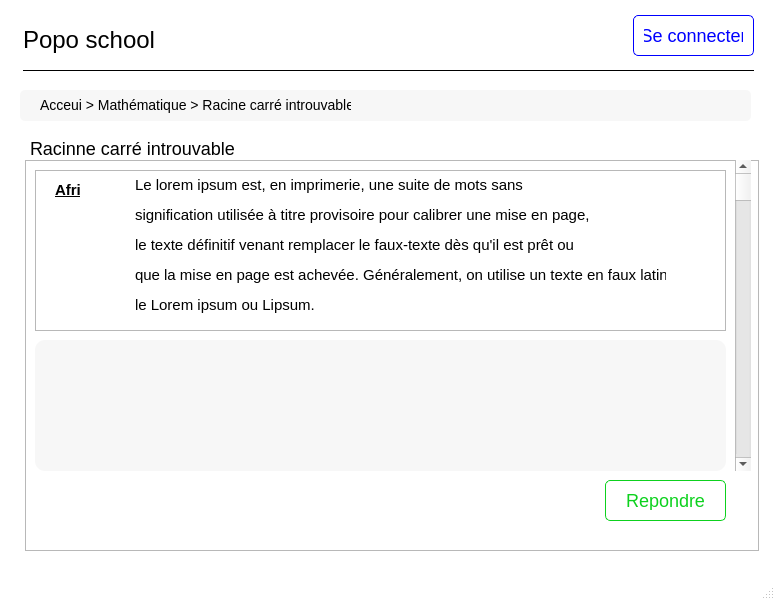
<?xml version="1.0" encoding="UTF-8"?>
<ui version="4.0">
 <class>MainWindow</class>
 <widget class="QMainWindow" name="MainWindow">
  <property name="geometry">
   <rect>
    <x>0</x>
    <y>0</y>
    <width>775</width>
    <height>600</height>
   </rect>
  </property>
  <property name="windowTitle">
   <string>MainWindow</string>
  </property>
  <property name="styleSheet">
   <string notr="true">QMainWindow {
background-color: white;
}

QLabel {
font-size: 14px;
}
</string>
  </property>
  <widget class="QWidget" name="centralwidget">
   <widget class="QFrame" name="nav_bar">
    <property name="geometry">
     <rect>
      <x>23</x>
      <y>10</y>
      <width>731</width>
      <height>61</height>
     </rect>
    </property>
    <property name="styleSheet">
     <string notr="true">QFrame#nav_bar {
border:1px solid black; 
border-left: 0px;
border-right: 0px;
border-top: 0px;
}

QLabel#logo{
	font-size: 24px;
}
</string>
    </property>
    <property name="frameShape">
     <enum>QFrame::StyledPanel</enum>
    </property>
    <property name="frameShadow">
     <enum>QFrame::Raised</enum>
    </property>
    <widget class="QLabel" name="logo">
     <property name="geometry">
      <rect>
       <x>0</x>
       <y>14</y>
       <width>131</width>
       <height>31</height>
      </rect>
     </property>
     <property name="styleSheet">
      <string notr="true"/>
     </property>
     <property name="text">
      <string>Popo school</string>
     </property>
    </widget>
    <widget class="QPushButton" name="pushButton">
     <property name="geometry">
      <rect>
       <x>610</x>
       <y>5</y>
       <width>121</width>
       <height>41</height>
      </rect>
     </property>
     <property name="styleSheet">
      <string notr="true">QPushButton#pushButton {
color: blue;
border: 1px solid blue;
border-radius: 5px;
padding: 10px;
font-size: 18px;
}

QPushButton#pushButton::hover {
color: white;
background-color: blue;
}</string>
     </property>
     <property name="text">
      <string>Se connecter</string>
     </property>
    </widget>
   </widget>
   <widget class="QFrame" name="frame_5">
    <property name="geometry">
     <rect>
      <x>20</x>
      <y>90</y>
      <width>731</width>
      <height>31</height>
     </rect>
    </property>
    <property name="styleSheet">
     <string notr="true">QFrame{
background-color: #f7f7f7;
border-radius: 5px;
}</string>
    </property>
    <property name="frameShape">
     <enum>QFrame::StyledPanel</enum>
    </property>
    <property name="frameShadow">
     <enum>QFrame::Raised</enum>
    </property>
    <widget class="QLabel" name="label">
     <property name="geometry">
      <rect>
       <x>20</x>
       <y>5</y>
       <width>311</width>
       <height>20</height>
      </rect>
     </property>
     <property name="text">
      <string>Acceui &gt; Mathématique &gt; Racine carré introuvable</string>
     </property>
    </widget>
   </widget>
   <widget class="QLabel" name="title_main">
    <property name="geometry">
     <rect>
      <x>30</x>
      <y>140</y>
      <width>211</width>
      <height>16</height>
     </rect>
    </property>
    <property name="styleSheet">
     <string notr="true">font-size: 18px;</string>
    </property>
    <property name="text">
     <string>Racinne carré introuvable</string>
    </property>
   </widget>
   <widget class="QFrame" name="frame">
    <property name="geometry">
     <rect>
      <x>25</x>
      <y>160</y>
      <width>734</width>
      <height>391</height>
     </rect>
    </property>
    <property name="frameShape">
     <enum>QFrame::StyledPanel</enum>
    </property>
    <property name="frameShadow">
     <enum>QFrame::Raised</enum>
    </property>
    <widget class="QFrame" name="frame_2">
     <property name="geometry">
      <rect>
       <x>10</x>
       <y>10</y>
       <width>691</width>
       <height>161</height>
      </rect>
     </property>
     <property name="styleSheet">
      <string notr="true">QFrame#frame_2::hover {
background-color: #f7f7f7;
}</string>
     </property>
     <property name="frameShape">
      <enum>QFrame::StyledPanel</enum>
     </property>
     <property name="frameShadow">
      <enum>QFrame::Raised</enum>
     </property>
     <widget class="QLabel" name="label_2">
      <property name="geometry">
       <rect>
        <x>10</x>
        <y>40</y>
        <width>61</width>
        <height>61</height>
       </rect>
      </property>
      <property name="text">
       <string/>
      </property>
      <property name="pixmap">
       <pixmap>img/personne.png</pixmap>
      </property>
      <property name="scaledContents">
       <bool>true</bool>
      </property>
     </widget>
     <widget class="QLabel" name="label_3">
      <property name="geometry">
       <rect>
        <x>20</x>
        <y>10</y>
        <width>47</width>
        <height>21</height>
       </rect>
      </property>
      <property name="styleSheet">
       <string notr="true">font-weight: bold;</string>
      </property>
      <property name="text">
       <string>&lt;html&gt;&lt;head/&gt;&lt;body&gt;&lt;p&gt;&lt;span style=&quot; font-size:11pt; text-decoration: underline;&quot;&gt;Afri&lt;/span&gt;&lt;/p&gt;&lt;/body&gt;&lt;/html&gt;</string>
      </property>
     </widget>
     <widget class="QLabel" name="label_4">
      <property name="geometry">
       <rect>
        <x>100</x>
        <y>0</y>
        <width>531</width>
        <height>151</height>
       </rect>
      </property>
      <property name="text">
       <string>&lt;html&gt;&lt;head/&gt;&lt;body&gt;&lt;p align=&quot;justify&quot;&gt;&lt;span style=&quot; font-size:11pt;&quot;&gt;Le lorem ipsum est, en imprimerie, une suite de mots sans &lt;/span&gt;&lt;/p&gt;&lt;p align=&quot;justify&quot;&gt;&lt;span style=&quot; font-size:11pt;&quot;&gt;signification utilisée à titre provisoire pour calibrer une mise en page,&lt;/span&gt;&lt;/p&gt;&lt;p align=&quot;justify&quot;&gt;&lt;span style=&quot; font-size:11pt;&quot;&gt;le texte définitif venant remplacer le faux-texte dès qu'il est prêt ou &lt;/span&gt;&lt;/p&gt;&lt;p align=&quot;justify&quot;&gt;&lt;span style=&quot; font-size:11pt;&quot;&gt;que la mise en page est achevée. Généralement, on utilise un texte en faux latin,&lt;/span&gt;&lt;/p&gt;&lt;p align=&quot;justify&quot;&gt;&lt;span style=&quot; font-size:11pt;&quot;&gt;le Lorem ipsum ou Lipsum.&lt;/span&gt;&lt;/p&gt;&lt;/body&gt;&lt;/html&gt;</string>
      </property>
     </widget>
    </widget>
    <widget class="QScrollBar" name="verticalScrollBar">
     <property name="geometry">
      <rect>
       <x>710</x>
       <y>0</y>
       <width>16</width>
       <height>311</height>
      </rect>
     </property>
     <property name="orientation">
      <enum>Qt::Vertical</enum>
     </property>
    </widget>
    <widget class="QTextEdit" name="textEdit">
     <property name="geometry">
      <rect>
       <x>10</x>
       <y>180</y>
       <width>691</width>
       <height>131</height>
      </rect>
     </property>
     <property name="styleSheet">
      <string notr="true">background-color: #f7f7f7;
border-radius: 10px;
padding: 10px;</string>
     </property>
    </widget>
    <widget class="QPushButton" name="bnt_repondre">
     <property name="geometry">
      <rect>
       <x>580</x>
       <y>320</y>
       <width>121</width>
       <height>41</height>
      </rect>
     </property>
     <property name="styleSheet">
      <string notr="true">QPushButton#bnt_repondre {
color: rgb(13, 209, 30);
border: 1px solid rgb(13, 209, 30);
border-radius: 5px;
padding: 10px;
font-size: 18px;
}

QPushButton#bnt_repondre::hover {
color: white;
background-color: rgb(13, 209, 30);
}</string>
     </property>
     <property name="text">
      <string>Repondre</string>
     </property>
    </widget>
   </widget>
  </widget>
  <widget class="QMenuBar" name="menubar">
   <property name="geometry">
    <rect>
     <x>0</x>
     <y>0</y>
     <width>775</width>
     <height>21</height>
    </rect>
   </property>
  </widget>
  <widget class="QStatusBar" name="statusbar"/>
 </widget>
 <resources/>
 <connections/>
</ui>
